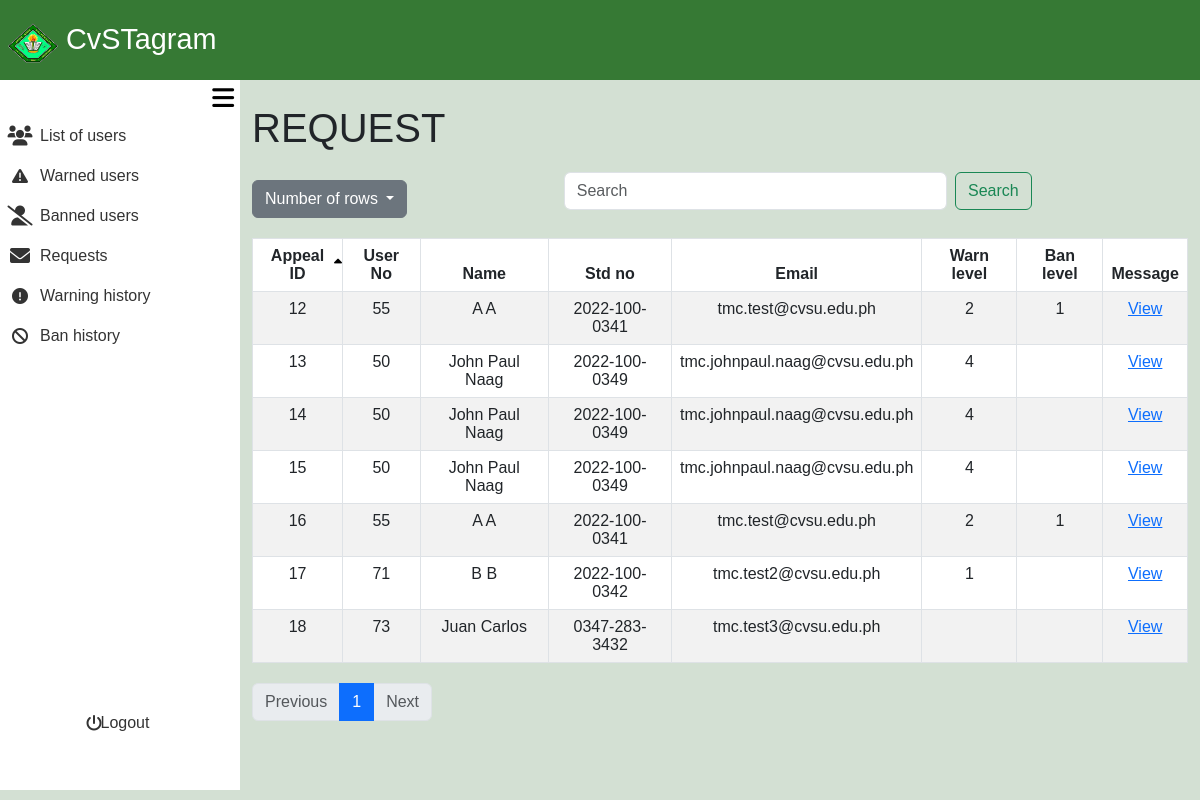
The app's page /admin_area/request.php with its own data.
### tables this page shows
CREATE TABLE `appeal` (
  `appeal_id` int(11) NOT NULL,
  `user_no` int(11) NOT NULL,
  `fname` varchar(255) NOT NULL,
  `lname` varchar(255) NOT NULL,
  `email` varchar(255) NOT NULL,
  `student_no` varchar(13) NOT NULL,
  `appeal_no` int(11) NOT NULL,
  `appeal_message` text DEFAULT NULL,
  `user_ban_no` int(11) DEFAULT NULL,
  `user_warning_no` int(11) DEFAULT NULL,
  `timeStamp` timestamp NOT NULL DEFAULT current_timestamp()
);

### admin_area/request.php (the view, shortened to what this page needs)
<?php
require_once '../include/connect.php';
require_once '../include/bootsrap.php';
?>
<!DOCTYPE html>
<html lang="en">
<head>
    <link rel="stylesheet" href="admin_dashbaord.css?v=<?php echo time(); ?>">
</head>
<body>
<div class="container-fluid screen">
    <div class="container-fluid nav">
        <nav class="navbar">
            <div class="container-fluid navtexticon">
                <a class="navbar-brand px-2" href="#">
                <img src="../images/Cavite_State_University_(CvSU).png" alt="Logo" width="50" height="40" class="d-inline-block align-text-top">
                CvSTagram
                </a>
            </div>
        </nav>
    </div>
    <div class="container-fluid contbody">
    <div class="container-fluid sidenav">
    <div class="container-fluid menubutton">
        <button onclick="toggleSidenav()">
            <i class="fa-solid fa-bars"></i>
        </button>
    </div>
    <div class="container-fluid featurescont">
    <div class="container-fluid buttonlinkside">
                <div class="row">
                        <div class="col">
                            <ul>
                                <li>
                                    <a href="list_of_users.php">
                                        <div class="container-fluid listofusers">
                                            <div class="container-fluid listusericon">
                                                 <i class="fa-solid fa-users fa-lg"></i>
                                            </div>
                                            <div class="container-fluid listofusersname">
                                                List of users
                                            </div>
                                        </div>
                                    </a>
                                </li>
                            </ul>
                        </div>
                    </div>
                    <div class="row">
                        <div class="col">
                            <ul>
                                <li>
                                    <a href="active_warn.php">
                                        <div class="container-fluid listofusers">
                                            <div class="container-fluid listusericon">
                                            <i class="fa-solid fa-triangle-exclamation"></i>
                                            </div>
                                            <div class="container-fluid listofusersname">
                                                Warned users
                                            </div>
                                        </div>
                                    </a>
                                </li>
                            </ul>
                        </div>
                    </div>
                    <div class="row">
                        <div class="col">
                            <ul>
                                <li>
                                    <a href="active_ban.php">
                                        <div class="container-fluid Bannedaccounts">
                                            <div class="container-fluid Bannedaccountsicon">
                                            <i class="fa-solid fa-user-slash fa-lg"></i>
                                            </div>
                                            <div class="container-fluid Bannedaccountsname">
                                                Banned users
                                            </div>
                                        </div>
                                    </a>
                                </li>
                            </ul>
                        </div>
                    </div>
                        <div class="row">
                            <div class="col">
                                <ul>
                                    <li>
                                        <a href="request.php">
                                            <div class="container-fluid Deletedaccounts">
                                                <div class="container-fluid Deletedaccountsicon">
                                                <i class="fa-solid fa-envelope fa-lg"></i>
                                                </div>
                                                <div class="container-fluid Deletedaccountsname">
                                                        Requests
                                                </div>
                                            </div>
                                        </a>
                                    </li>
                                </ul>
                            </div>
                        </div>
                        <div class="row">
                        <div class="col">
                            <ul>
                                <li>
                                    <a href="warned_user.php">
                                        <div class="container-fluid listofusers">
                                            <div class="container-fluid listusericon">
                                            <i class="fa-solid fa-circle-exclamation"></i>
                                            </div>
                                            <div class="container-fluid listofusersname">
                                                Warning history
                                            </div>
                                        </div>
                                    </a>
                                </li>
                            </ul>
                        </div>
                    </div>
                    <div class="row">
                        <div class="col">
                            <ul>
                                <li>
                                    <a href="banned_user.php">
                                        <div class="container-fluid Bannedaccounts">
                                            <div class="container-fluid Bannedaccountsicon">
                                                <i class="fa-solid fa-ban"></i>
                                            </div>
                                            <div class="container-fluid Bannedaccountsname">
                                                Ban history
                                            </div>
                                        </div>
                                    </a>
                                </li>
                            </ul>
                        </div>
                    </div>
                    </div>
        <div class="container-fluid logoutcont">
            <div class="row">
                <div class="col">
                    <ul>
                        <li>
                            <a href="admin_logout.php">
                                <div class="container-fluid Deletedaccounts" style="border-radius: 10px;">
                                    <div class="container-fluid Deletedaccountsicon">
                                        <i class="fa-solid fa-power-off"></i>
                                    </div>
                                    <div class="container-fluid Deletedaccountsname">
                                        Logout
                                    </div>
                                </div>
                            </a>
                        </li>
                    </ul>
                </div>
            </div>
        </div>
    </div>
</div>
        </div>
        <div class="container-fluid content">
        <?php
$search = isset($_GET['search']) ? trim($_GET['search']) : '';
$sort_column = isset($_GET['sort']) ? $_GET['sort'] : 'appeal_id';
$sort_direction = isset($_GET['direction']) && $_GET['direction'] == 'desc' ? 'desc' : 'asc';
$rows_per_page = isset($_GET['rows']) ? intval($_GET['rows']) : 10;
$page = isset($_GET['page']) ? intval($_GET['page']) : 1;
$offset = ($page - 1) * $rows_per_page;
$searchFilter = !empty($search) ? " AND (a.appeal_id LIKE '%$search%' OR a.user_no LIKE '%$search%' OR a.fname LIKE '%$search%' OR a.lname LIKE '%$search%' OR a.email LIKE '%$search%' OR a.student_no LIKE '%$search%')" : "";
$query = "SELECT
    a.appeal_id,
    a.user_no,
    a.fname,
    a.lname,
    a.student_no,
    a.email,
    COALESCE(aw.warning_level, ' ') AS warning_level,
    COALESCE(ab.ban_level, ' ') AS ban_level
FROM
    appeal a
LEFT JOIN
    active_warning aw ON a.user_no = aw.user_no
LEFT JOIN
    active_ban ab ON a.user_no = ab.user_no
    WHERE 1=1 $searchFilter
    ORDER BY $sort_column $sort_direction
    LIMIT $rows_per_page OFFSET $offset
";
$stmt = $con->prepare($query);
$stmt->execute();
$reports = $stmt->get_result();
$totalQuery = "SELECT COUNT(*) AS total FROM appeal";
$totalResult = $con->query($totalQuery);
$totalRecords = $totalResult->fetch_assoc()['total'];
$totalPages = ceil($totalRecords / $rows_per_page);
?>
<div class="container mt-4">
    <h1>REQUEST</h1>
    <div class="container-fluid operations">
        <div class="dropdown">
            <button class="btn btn-secondary dropdown-toggle" type="button" data-bs-toggle="dropdown" aria-expanded="false">
                Number of rows
            </button>
        </div>
        <div class="container-fluid search">
            <form class="d-flex" role="search" style="width: 100%;" method="GET" action="">
                <input class="form-control me-2" type="search" name="search" placeholder="Search" aria-label="Search" value="<?php echo htmlspecialchars($search); ?>">
                <button class="btn btn-outline-success" type="submit">Search</button>
            </form>
        </div>
    </div>
    <table class="table table-bordered table-striped">
        <thead>
            <tr>
                <th scope="col" class="sortable <?php echo ($sort_column == 'appeal_id') ? ($sort_direction == 'asc' ? 'asc' : 'desc') : ''; ?>" onclick="sortTable('appeal_id')">Appeal ID<i class="fa-solid fa-sort-up"></i><i class="fa-solid fa-sort-down"></i></th>
                <th scope="col" class="sortable <?php echo ($sort_column == 'user_no') ? ($sort_direction == 'asc' ? 'asc' : 'desc') : ''; ?>" onclick="sortTable('user_no')">User No</th>
                <th scope="col" class="sortable <?php echo ($sort_column == 'fname') ? ($sort_direction == 'asc' ? 'asc' : 'desc') : ''; ?>" onclick="sortTable('fname')">Name</th>
                <th scope="col" class="sortable <?php echo ($sort_column == 'student_no') ? ($sort_direction == 'asc' ? 'asc' : 'desc') : ''; ?>" onclick="sortTable('student_no')">Std no<i class="fa-solid fa-sort-up"></i><i class="fa-solid fa-sort-down"></i></th>
                <th scope="col" class="sortable <?php echo ($sort_column == 'email') ? ($sort_direction == 'asc' ? 'asc' : 'desc') : ''; ?>" onclick="sortTable('email')">Email</th>
                <th scope="col" class="sortable <?php echo ($sort_column == 'warning_level') ? ($sort_direction == 'asc' ? 'asc' : 'desc') : ''; ?>" onclick="sortTable('warning_level')">Warn level<i class="fa-solid fa-sort-up"></i><i class="fa-solid fa-sort-down"></i></th>
                <th scope="col" class="sortable <?php echo ($sort_column == 'ban_level') ? ($sort_direction == 'asc' ? 'asc' : 'desc') : ''; ?>" onclick="sortTable('ban_level')">Ban level<i class="fa-solid fa-sort-up"></i><i class="fa-solid fa-sort-down"></i></th>
                <th scope="col">Message</th>
            </tr>
        </thead>
        <tbody>
            <?php
            while ($report = $reports->fetch_assoc()): ?>
                <tr>
                    <td><?php echo htmlspecialchars($report['appeal_id']); ?></td>
                    <td><?php echo htmlspecialchars($report['user_no']); ?></td>
                    <td><?php echo htmlspecialchars($report['fname'] . ' ' . $report['lname']); ?></td>
                    <td><?php echo htmlspecialchars($report['student_no']); ?></td>
                    <td><?php echo htmlspecialchars($report['email']); ?></td>
                    <td><?php echo htmlspecialchars($report['warning_level']); ?></td>
                    <td><?php echo htmlspecialchars($report['ban_level']); ?></td>
                    <td><a class="Review_posts text-primary" href="../admin_area/message_request.php?appeal_id=<?php echo htmlspecialchars($report['appeal_id']); ?>">View</a></td>
                </tr>
            <?php endwhile; ?>
        </tbody>
    </table>
    <nav aria-label="Page navigation">
        <ul class="pagination">
            <li class="page-item <?php if ($page <= 1) echo 'disabled'; ?>">
                <a class="page-link" href="?rows=<?php echo $rows_per_page; ?>&page=<?php echo max(1, $page - 1); ?>&sort=<?php echo $sort_column; ?>&direction=<?php echo $sort_direction; ?>">Previous</a>
            </li>
            <?php for ($i = 1; $i <= $totalPages; $i++): ?>
                <li class="page-item <?php if ($i == $page) echo 'active'; ?>">
                    <a class="page-link" href="?rows=<?php echo $rows_per_page; ?>&page=<?php echo $i; ?>&sort=<?php echo $sort_column; ?>&direction=<?php echo $sort_direction; ?>"><?php echo $i; ?></a>
                </li>
            <?php endfor; ?>
            <li class="page-item <?php if ($page >= $totalPages) echo 'disabled'; ?>">
                <a class="page-link" href="?rows=<?php echo $rows_per_page; ?>&page=<?php echo min($totalPages, $page + 1); ?>&sort=<?php echo $sort_column; ?>&direction=<?php echo $sort_direction; ?>">Next</a>
            </li>
        </ul>
    </nav>
</div>
        </div>
    </div>
</body>
</html>

### admin_area/admin_dashbaord.css (style rules this page uses)
body { font-family: Arial, Helvetica, sans-serif; padding: 0; margin: 0; background-color: #D3E0D3; }
ul, li, a { text-decoration: none; list-style-type: none; color: inherit; padding: 0; }
.container-fluid { padding: 0; }
.screen { height: 100vh; width: 100%; display: flex; flex-direction: column; }
.nav { height: 10vh; width: 100%; padding: 0; background-color: #367934; }
.contbody { display: flex; flex: 1; }
.sidenav { position: fixed; top: 10vh; left: 0; height: calc(90vh - 10px); width: 20%; transition: width 0.3s; background-color: #fff; z-index: 1000; }
.navtexticon a { color: #fff; font-size: 1.8rem; }
.menubutton { height: 5%; width: 100%; display: flex; align-items: center; justify-content: flex-end; }
.menubutton button { border: none; background-color: transparent; font-size: 25px; }
.content { margin-left: 20%; width: 80%; transition: width 0.3s, margin-left 0.3s; min-height: 90%; height: auto; }
.featurescont { height: 90%; }
.buttonlinkside { height: 90%; }
.logoutcont { width: 100%; height: 10%; display: flex; align-items: center; justify-content: center; }
.Deletedaccountsname, .Bannedaccountsname, .listofusersname { height: 100%; width: 100%; display: flex; align-items: center; justify-content: flex-start; }
.Deletedaccounts, .Bannedaccounts, .listofusers { transition: background-color 0.3s ease; border-radius: 0 10px 10px 0; flex: 0 0 auto; padding: 0; height: 100%; display: flex; align-items: center; justify-content: flex-start; flex-direction: row; }
.Deletedaccountsicon, .Bannedaccountsicon, .listusericon { width: 20%; height: 100%; display: flex; align-items: center; justify-content: center; }
.Deletedaccounts, .Bannedaccounts, .listofusers { color: #333; }
.table th, .table td { text-align: center; }
.sortable { cursor: pointer; position: relative; }
.sortable i { position: absolute; right: 0; top: 50%; transform: translateY(-50%); margin-left: 10px; font-size: 0.8em; }
.asc i.fa-sort-up { color: black; }
.sortable i { opacity: 0; }
.sortable.asc i.fa-sort-up { opacity: 1; }
.pagination { margin: 20px 0; }
.dropdown { margin: 20px 0; }
.Review_posts { text-decoration: underline; }
.operations { display: flex; }
.search { width: 50%; display: flex; align-items: center; justify-content: center; }

### records on screen
appeal: appeal_id "12", user_no "55", fname+lname "A A", student_no "2022-100-0341", email "tmc.test@cvsu.edu.ph", warning_level "2", ban_level "1"
appeal: appeal_id "13", user_no "50", fname+lname "John Paul Naag", student_no "2022-100-0349", email "tmc.johnpaul.naag@cvsu.edu.ph", warning_level "4"
appeal: appeal_id "14", user_no "50", fname+lname "John Paul Naag", student_no "2022-100-0349", email "tmc.johnpaul.naag@cvsu.edu.ph", warning_level "4"
appeal: appeal_id "15", user_no "50", fname+lname "John Paul Naag", student_no "2022-100-0349", email "tmc.johnpaul.naag@cvsu.edu.ph", warning_level "4"
appeal: appeal_id "16", user_no "55", fname+lname "A A", student_no "2022-100-0341", email "tmc.test@cvsu.edu.ph", warning_level "2", ban_level "1"
appeal: appeal_id "17", user_no "71", fname+lname "B B", student_no "2022-100-0342", email "tmc.test2@cvsu.edu.ph", warning_level "1"
appeal: appeal_id "18", user_no "73", fname+lname "Juan Carlos", student_no "0347-283-3432", email "tmc.test3@cvsu.edu.ph"
